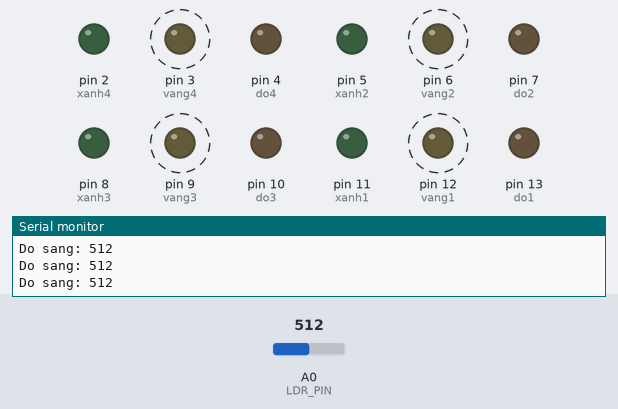
A sketch run on a simulated Arduino Uno, built with avr-gcc and run on an emulated ATmega328P. Parts: output pins drawn as LEDs (lit = HIGH), the last lines printed to the serial monitor. Dashed ring = blinking. Inputs (shaded band) come from the test bench; at power-on: A0 (LDR_PIN) = 512.

Above: at 1.2 s.
1.3 s: A0 (LDR_PIN) set to 964
4.3 s: A0 (LDR_PIN) set to 990
At 5.3 s:
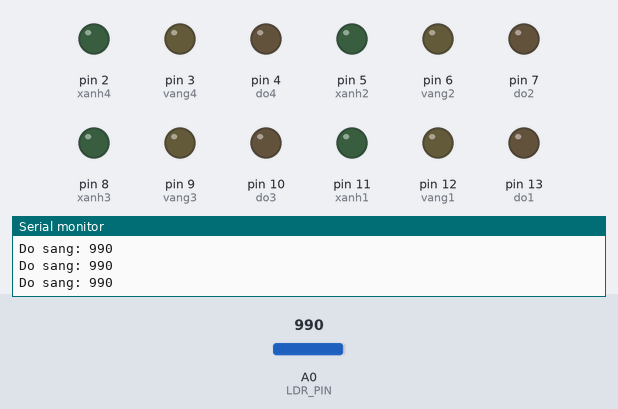
5.8 s: A0 (LDR_PIN) set to 970
At 6.2 s:
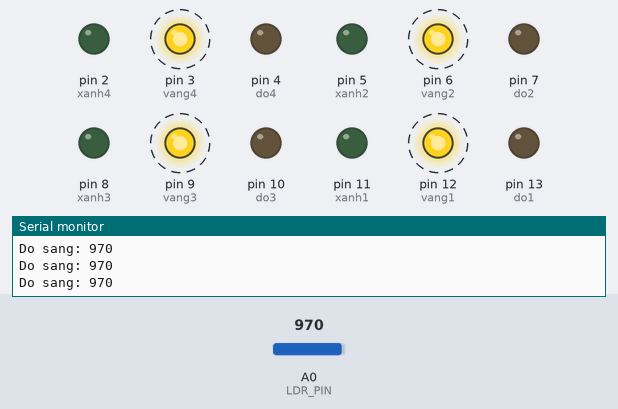
8.8 s: A0 (LDR_PIN) set to 1023
At 14.8 s:
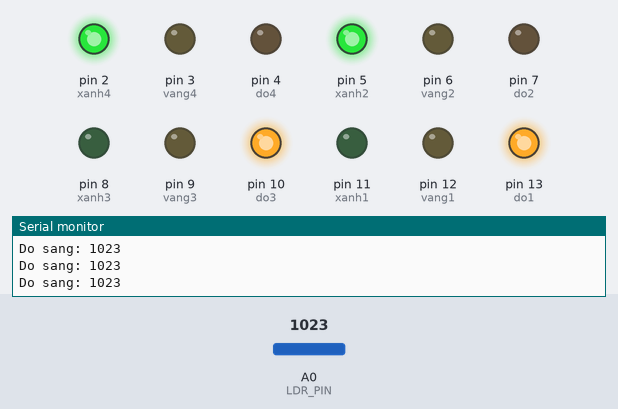
Timing chart, 0 to 19.3 s (numbered marks = the images above; inputs shaded):
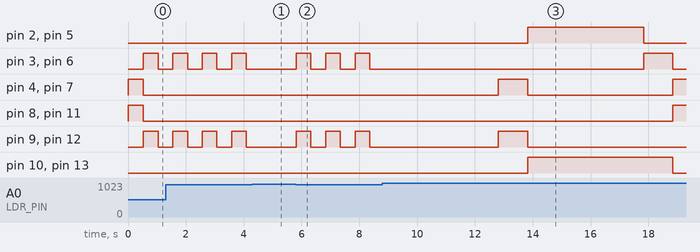

The sketch:

sketch_apr13a.ino
```cpp
int do1 = 13, vang1 = 12, xanh1 = 11;
int do3 = 10, vang3 = 9, xanh3 = 8;
int do2 = 7, vang2 = 6, xanh2 = 5;
int do4 = 4, vang4 = 3, xanh4 = 2;

#define LDR_PIN A0

unsigned long thoiGianTruoc = 0;
unsigned long thoiGianChopVang = 0;
unsigned long thoiGianCho = 4000;
bool trangThaiChopVang = false;

int trangThai = 0;

void setup() {
  Serial.begin(9600);
  for (int i = 2; i <= 13; i++) pinMode(i, OUTPUT);
  pinMode(LDR_PIN, INPUT);

  chuyenPhaDen(0);
}

void trucDoc(int tDo, int tVang, int tXanh) {
  digitalWrite(do1, tDo);   digitalWrite(do3, tDo);
  digitalWrite(vang1, tVang); digitalWrite(vang3, tVang);
  digitalWrite(xanh1, tXanh); digitalWrite(xanh3, tXanh);
}

void trucNgang(int tDo, int tVang, int tXanh) {
  digitalWrite(do2, tDo);   digitalWrite(do4, tDo);
  digitalWrite(vang2, tVang); digitalWrite(vang4, tVang);
  digitalWrite(xanh2, tXanh); digitalWrite(xanh4, tXanh);
}

void chuyenPhaDen(int phaMoi) {
  trangThai = phaMoi;
  if (phaMoi == 0) {
    trucDoc(LOW, LOW, HIGH); trucNgang(HIGH, LOW, LOW);
    thoiGianCho = 4000; // 4 giây
  }
  else if (phaMoi == 1) {
    trucDoc(LOW, HIGH, LOW); trucNgang(HIGH, LOW, LOW);
    thoiGianCho = 1000; // 1 giây
  }
  else if (phaMoi == 2) {
    trucDoc(HIGH, LOW, LOW); trucNgang(LOW, LOW, HIGH);
    thoiGianCho = 4000; // 4 giây
  }
  else if (phaMoi == 3) {
    trucDoc(HIGH, LOW, LOW); trucNgang(LOW, HIGH, LOW);
    thoiGianCho = 1000; // 1 giây
  }
}

void loop() {
  unsigned long hienTai = millis();
  int doSang = analogRead(LDR_PIN);
   Serial.print("Do sang: "); Serial.println(doSang);
  if (doSang < 980) {
    if (hienTai - thoiGianChopVang >= 500) {
      thoiGianChopVang = hienTai;
      trangThaiChopVang = !trangThaiChopVang;
      trucDoc(LOW, trangThaiChopVang, LOW);
      trucNgang(LOW, trangThaiChopVang, LOW);
    }
    thoiGianTruoc = hienTai;
    return;
  }

  if (hienTai - thoiGianTruoc >= thoiGianCho) {
    thoiGianTruoc = hienTai;

    int phaTiepTheo = trangThai + 1;
    if (phaTiepTheo > 3) {
      phaTiepTheo = 0;
    }

    chuyenPhaDen(phaTiepTheo);
  }
}
```

Measured:
- the behaviour switches between 979 and 980 on A0 (LDR_PIN) (found by bisection; images 0 and 1)
- after the input at 4.3 s, pin 3 (vang4), pin 6 (vang2), pin 9 (vang3), pin 12 (vang1): stays LOW (without the input it goes to HIGH after 0.31 s)
- after the input at 5.8 s, pin 3 (vang4), pin 6 (vang2): alternates HIGH for 0.51 s and LOW for 0.51 s, starting at once; pin 4 (do4), pin 7 (do2): stays LOW (without the input it goes to HIGH after 2.5 s)
- after the input at 8.8 s, pin 2 (xanh4), pin 5 (xanh2): LOW → HIGH after 5.0 s, → LOW 4.0 s later; pin 4 (do4), pin 7 (do2): LOW → HIGH after 4.0 s, → LOW 1.0 s later, → HIGH 5.0 s later; pin 8 (xanh3), pin 11 (xanh1): LOW → HIGH after 10.0 s; pin 10 (do3), pin 13 (do1): LOW → HIGH after 5.0 s, → LOW 5.0 s later
- by itself, pin 3 (vang4), pin 6 (vang2), pin 9 (vang3), pin 12 (vang1): alternates HIGH for 0.51 s and LOW for 0.51 s
